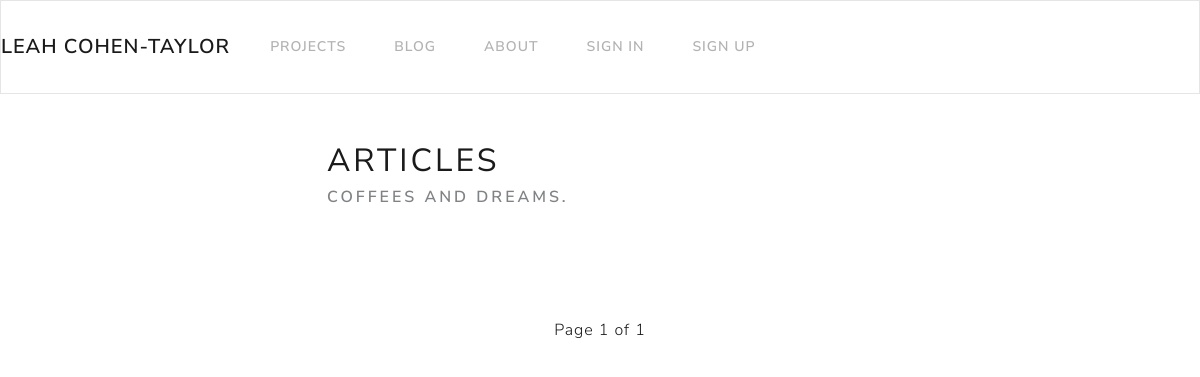
Before: /blog/ with the older database file.
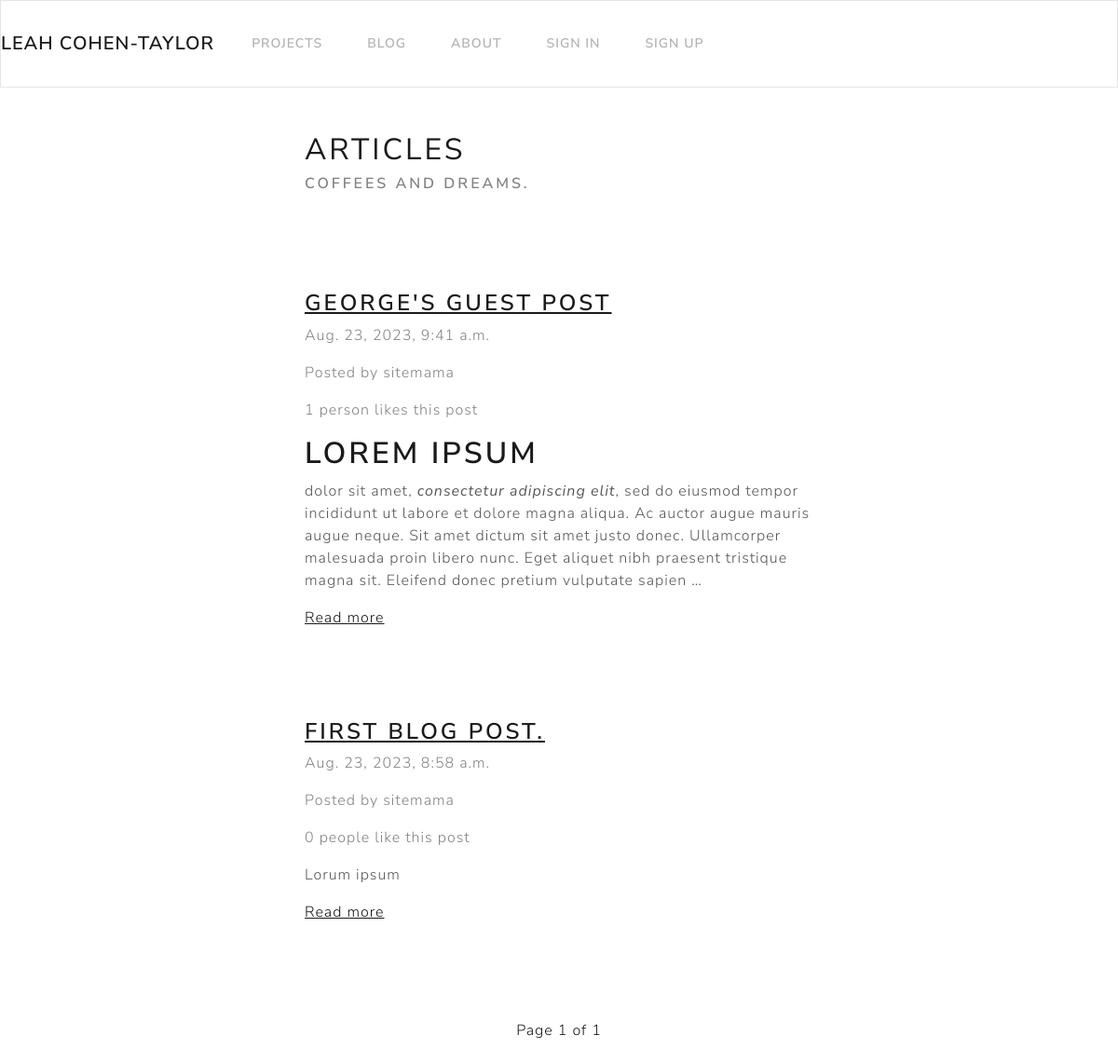
After: the same page with the newer database file.
### blog/models.py (models this page shows, shortened)
class Post(models.Model):
    class NewManager(models.Manager):
        def get_queryset(self):
            return super().get_queryset().filter(status='published')
    options = (
        ('draft', 'Draft'),
        ('published', 'Published'),
    )
    title = models.CharField(max_length=255)
    slug = models.SlugField(max_length=255, unique=True, null=False)
    status = models.CharField(max_length=10, choices=options, default='draft')
    content = HTMLField()
    created_on = models.DateTimeField(auto_now_add=True)
    last_modified = models.DateTimeField(auto_now=True)
    categories=models.ManyToManyField('Category', related_name='posts')
    author = models.ForeignKey(User, on_delete=models.CASCADE)
    featured = models.BooleanField(default=False)
    likes = models.ManyToManyField(User, related_name='likes', blank=True)
    objects = models.Manager() #default manager
    newmanager = NewManager() #custom manager
    def get_absolute_url(self):
        return reverse("detail_post", kwargs={"slug": self.slug})
    class Meta:
        ordering = ('-created_on',)

### blog/views.py (the view)
# urls.py: path('', Index.as_view(), name='index'),
class Index(ListView):
    model = Post
    queryset = Post.newmanager.all().order_by('-created_on')
    template_name = 'blog/index.html'
    paginate_by = 5

### blog/templates/blog/index.html (shortened to what this page needs)
{% extends "blog/base.html" %}
{% block page_content %}
<div class="row">
    <div class="col-md-6 col-12 mx-md-auto mx-3 mt-5 mb-5">
        <h1 class="fw-bolder">Articles</h1>
        <h5 class="text-muted">Coffees and dreams.</h5>
    </div>
</div>
{% for post in object_list %}
<div class="row">
    <div class="col-md-6 col-11 mx-md-auto mx-3 mt-5 mb-5">
        <h3 class="fw-bold"><a href="{{ post.get_absolute_url }}">{{ post.title }}</a></h3>
        <p class="text-muted"> {{post.created_on }}</p>
        <p class="text-muted">Posted by {{post.author.username }}</p>
        {% if post.likes.count == 1 %}
            <p class="text-muted">{{ post.likes.count }} person likes this post</p>
        {% else %}
            <p class="text-muted"> {{post.likes.count }} people like this post</p>
        {% endif %}
        <div class="my-3">
            {{ post.content|truncatewords_html:50|safe }}
        </div>
        <a href="{{ post.get_absolute_url }}">Read more</a>
    </div>
</div>
{% endfor %}
<nav>
    <ul class="pagination">
        <div class="mx-auto d-flex flex-row mt-5">
            <li class="page-item">
                <a class="page-link" href="#">
                    Page {{page_obj.number }} of {{page_obj.paginator.num_pages }}
                </a>
            </li>
        </div>
    </ul>
</nav>
{% endblock page_content %}

Changed rows visible on the page:
now on this page (row edited): Post: title "GEORGE'S GUEST POST", created_on "Aug. 23, 2023, 9:41 a.m.", author.username "sitemama", likes.count "1", content "LOREM IPSUM dolor sit amet, consectetur adipiscing elit , sed do eiusmod tempor incididunt ut labore et dolore magna aliqua. Ac auctor augue mauris augue neque. Sit amet dictum sit amet justo donec. Ullamcorper malesuada proin libero nunc. Eget aliquet nibh praesent tristique magna sit. Eleifend donec pretium vulputate sapien …"
now on this page (row edited): Post: title "FIRST BLOG POST.", created_on "Aug. 23, 2023, 8:58 a.m.", author.username "sitemama", likes.count "0", content "Lorum ipsum"
